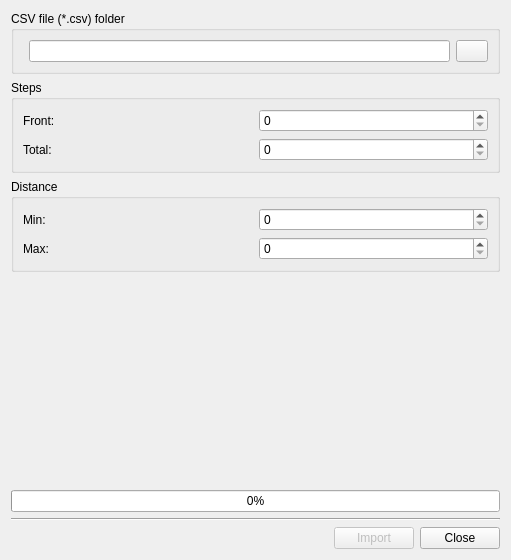
<?xml version="1.0" encoding="UTF-8"?>
<ui version="4.0">
 <class>BatchLogImporterWidget</class>
 <widget class="QWidget" name="BatchLogImporterWidget">
  <property name="geometry">
   <rect>
    <x>0</x>
    <y>0</y>
    <width>511</width>
    <height>560</height>
   </rect>
  </property>
  <property name="windowTitle">
   <string>Batch log import</string>
  </property>
  <property name="windowIcon">
   <iconset resource="../../programs/UrgBenri/UrgBenri.qrc">
    <normaloff>:/icons/app_icon</normaloff>:/icons/app_icon</iconset>
  </property>
  <layout class="QVBoxLayout" name="verticalLayout">
   <item>
    <widget class="QGroupBox" name="inputGroup">
     <property name="title">
      <string>CSV file (*.csv) folder</string>
     </property>
     <layout class="QHBoxLayout" name="horizontalLayout">
      <item>
       <widget class="BusyIndicatorWidget" name="loadingIncator" native="true"/>
      </item>
      <item>
       <widget class="QLineEdit" name="inputFilenameLine">
        <property name="readOnly">
         <bool>true</bool>
        </property>
       </widget>
      </item>
      <item>
       <widget class="QPushButton" name="loadInputButton">
        <property name="maximumSize">
         <size>
          <width>32</width>
          <height>16777215</height>
         </size>
        </property>
        <property name="text">
         <string/>
        </property>
        <property name="icon">
         <iconset resource="../../programs/UrgBenri/UrgBenri.qrc">
          <normaloff>:/icons/load_icon</normaloff>:/icons/load_icon</iconset>
        </property>
       </widget>
      </item>
     </layout>
    </widget>
   </item>
   <item>
    <widget class="QGroupBox" name="stepsGroup">
     <property name="title">
      <string>Steps</string>
     </property>
     <layout class="QVBoxLayout" name="verticalLayout_2">
      <item>
       <layout class="QHBoxLayout" name="horizontalLayout_23">
        <item>
         <widget class="QLabel" name="label_2">
          <property name="text">
           <string>Front:</string>
          </property>
         </widget>
        </item>
        <item>
         <widget class="QSpinBox" name="frontStep">
          <property name="maximum">
           <number>5000</number>
          </property>
         </widget>
        </item>
       </layout>
      </item>
      <item>
       <layout class="QHBoxLayout" name="horizontalLayout_26">
        <item>
         <widget class="QLabel" name="label_5">
          <property name="text">
           <string>Total:</string>
          </property>
         </widget>
        </item>
        <item>
         <widget class="QSpinBox" name="totalStep">
          <property name="maximum">
           <number>5000</number>
          </property>
         </widget>
        </item>
       </layout>
      </item>
     </layout>
    </widget>
   </item>
   <item>
    <widget class="QGroupBox" name="stepsGroup_2">
     <property name="title">
      <string>Distance</string>
     </property>
     <layout class="QVBoxLayout" name="verticalLayout_22">
      <item>
       <layout class="QHBoxLayout" name="horizontalLayout_24">
        <item>
         <widget class="QLabel" name="label_3">
          <property name="text">
           <string>Min:</string>
          </property>
         </widget>
        </item>
        <item>
         <widget class="QSpinBox" name="minDistance">
          <property name="maximum">
           <number>5000</number>
          </property>
         </widget>
        </item>
       </layout>
      </item>
      <item>
       <layout class="QHBoxLayout" name="horizontalLayout_25">
        <item>
         <widget class="QLabel" name="label_4">
          <property name="text">
           <string>Max:</string>
          </property>
         </widget>
        </item>
        <item>
         <widget class="QSpinBox" name="maxDistance">
          <property name="maximum">
           <number>5000</number>
          </property>
         </widget>
        </item>
       </layout>
      </item>
     </layout>
    </widget>
   </item>
   <item>
    <spacer name="verticalSpacer">
     <property name="orientation">
      <enum>Qt::Vertical</enum>
     </property>
     <property name="sizeHint" stdset="0">
      <size>
       <width>20</width>
       <height>40</height>
      </size>
     </property>
    </spacer>
   </item>
   <item>
    <widget class="QProgressBar" name="exportProgress">
     <property name="value">
      <number>0</number>
     </property>
    </widget>
   </item>
   <item>
    <widget class="Line" name="line">
     <property name="orientation">
      <enum>Qt::Horizontal</enum>
     </property>
    </widget>
   </item>
   <item>
    <layout class="QHBoxLayout" name="horizontalLayout_2">
     <item>
      <spacer name="horizontalSpacer">
       <property name="orientation">
        <enum>Qt::Horizontal</enum>
       </property>
       <property name="sizeHint" stdset="0">
        <size>
         <width>40</width>
         <height>20</height>
        </size>
       </property>
      </spacer>
     </item>
     <item>
      <widget class="QPushButton" name="importButton">
       <property name="enabled">
        <bool>false</bool>
       </property>
       <property name="text">
        <string>Import</string>
       </property>
      </widget>
     </item>
     <item>
      <widget class="QPushButton" name="closeButton">
       <property name="text">
        <string>Close</string>
       </property>
      </widget>
     </item>
    </layout>
   </item>
  </layout>
 </widget>
 <customwidgets>
  <customwidget>
   <class>BusyIndicatorWidget</class>
   <extends>QWidget</extends>
   <header>BusyIndicatorWidget.h</header>
   <container>1</container>
  </customwidget>
 </customwidgets>
 <resources>
  <include location="../../programs/UrgBenri/UrgBenri.qrc"/>
 </resources>
 <connections/>
</ui>
